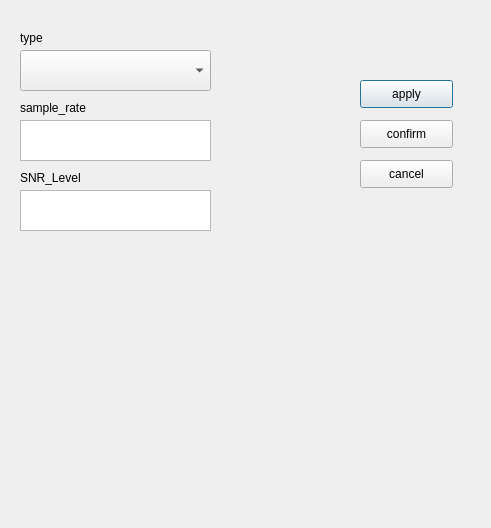
<?xml version="1.0" encoding="UTF-8"?>
<ui version="4.0">
 <class>AddNoise</class>
 <widget class="QDialog" name="AddNoise">
  <property name="geometry">
   <rect>
    <x>0</x>
    <y>0</y>
    <width>491</width>
    <height>528</height>
   </rect>
  </property>
  <property name="windowTitle">
   <string>Add Noise</string>
  </property>
  <widget class="QLabel" name="SNR_Level">
   <property name="geometry">
    <rect>
     <x>20</x>
     <y>170</y>
     <width>72</width>
     <height>15</height>
    </rect>
   </property>
   <property name="text">
    <string>SNR_Level</string>
   </property>
  </widget>
  <widget class="QTextBrowser" name="SNR_Level_text">
   <property name="geometry">
    <rect>
     <x>20</x>
     <y>190</y>
     <width>191</width>
     <height>41</height>
    </rect>
   </property>
   <property name="readOnly">
    <bool>false</bool>
   </property>
  </widget>
  <widget class="QWidget" name="verticalLayoutWidget">
   <property name="geometry">
    <rect>
     <x>20</x>
     <y>270</y>
     <width>431</width>
     <height>231</height>
    </rect>
   </property>
   <layout class="QVBoxLayout" name="verticalLayout"/>
  </widget>
  <widget class="QPushButton" name="apply_button">
   <property name="geometry">
    <rect>
     <x>360</x>
     <y>80</y>
     <width>93</width>
     <height>28</height>
    </rect>
   </property>
   <property name="text">
    <string>apply</string>
   </property>
  </widget>
  <widget class="QPushButton" name="confirm_button">
   <property name="geometry">
    <rect>
     <x>360</x>
     <y>120</y>
     <width>93</width>
     <height>28</height>
    </rect>
   </property>
   <property name="text">
    <string>confirm</string>
   </property>
  </widget>
  <widget class="QPushButton" name="cancel_button">
   <property name="geometry">
    <rect>
     <x>360</x>
     <y>160</y>
     <width>93</width>
     <height>28</height>
    </rect>
   </property>
   <property name="text">
    <string>cancel</string>
   </property>
  </widget>
  <widget class="QLabel" name="noise_method">
   <property name="geometry">
    <rect>
     <x>20</x>
     <y>30</y>
     <width>72</width>
     <height>15</height>
    </rect>
   </property>
   <property name="text">
    <string>type</string>
   </property>
  </widget>
  <widget class="QComboBox" name="method_combo">
   <property name="geometry">
    <rect>
     <x>20</x>
     <y>50</y>
     <width>191</width>
     <height>41</height>
    </rect>
   </property>
  </widget>
  <widget class="QTextBrowser" name="sample_rate_text">
   <property name="geometry">
    <rect>
     <x>20</x>
     <y>120</y>
     <width>191</width>
     <height>41</height>
    </rect>
   </property>
   <property name="readOnly">
    <bool>false</bool>
   </property>
  </widget>
  <widget class="QLabel" name="sample_rate_label">
   <property name="geometry">
    <rect>
     <x>20</x>
     <y>100</y>
     <width>91</width>
     <height>16</height>
    </rect>
   </property>
   <property name="text">
    <string>sample_rate</string>
   </property>
  </widget>
 </widget>
 <resources/>
 <connections/>
</ui>
